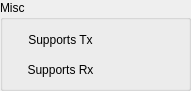
   <widget class="QGroupBox" name="groupBox_5">
    <property name="geometry">
     <rect>
      <x>820</x>
      <y>30</y>
      <width>191</width>
      <height>91</height>
     </rect>
    </property>
    <property name="title">
     <string>Misc</string>
    </property>
    <widget class="caLed" name="caled_3">
     <property name="geometry">
      <rect>
       <x>140</x>
       <y>60</y>
       <width>21</width>
       <height>21</height>
      </rect>
     </property>
     <property name="channel" stdset="0">
      <string notr="true">$(SYS)-$(DEVICE):DBuf$(ID)-SupportsRx-I</string>
     </property>
     <property name="falseColor">
      <color>
       <red>160</red>
       <green>160</green>
       <blue>164</blue>
      </color>
     </property>
     <property name="trueColor">
      <color>
       <red>0</red>
       <green>205</green>
       <blue>0</blue>
      </color>
     </property>
     <property name="undefinedColor">
      <color>
       <red>255</red>
       <green>255</green>
       <blue>255</blue>
      </color>
     </property>
    </widget>
    <widget class="caLed" name="caled_2">
     <property name="geometry">
      <rect>
       <x>140</x>
       <y>30</y>
       <width>21</width>
       <height>21</height>
      </rect>
     </property>
     <property name="channel" stdset="0">
      <string notr="true">$(SYS)-$(DEVICE):DBuf$(ID)-SupportsTx-I</string>
     </property>
     <property name="falseColor">
      <color>
       <red>160</red>
       <green>160</green>
       <blue>164</blue>
      </color>
     </property>
     <property name="trueColor">
      <color>
       <red>0</red>
       <green>205</green>
       <blue>0</blue>
      </color>
     </property>
     <property name="undefinedColor">
      <color>
       <red>255</red>
       <green>255</green>
       <blue>255</blue>
      </color>
     </property>
    </widget>
    <widget class="QLabel" name="label_14">
     <property name="geometry">
      <rect>
       <x>10</x>
       <y>30</y>
       <width>101</width>
       <height>20</height>
      </rect>
     </property>
     <property name="text">
      <string>Supports Tx</string>
     </property>
     <property name="alignment">
      <set>Qt::AlignCenter</set>
     </property>
    </widget>
    <widget class="QLabel" name="label_15">
     <property name="geometry">
      <rect>
       <x>10</x>
       <y>60</y>
       <width>101</width>
       <height>20</height>
      </rect>
     </property>
     <property name="text">
      <string>Supports Rx</string>
     </property>
     <property name="alignment">
      <set>Qt::AlignCenter</set>
     </property>
    </widget>
   </widget>
